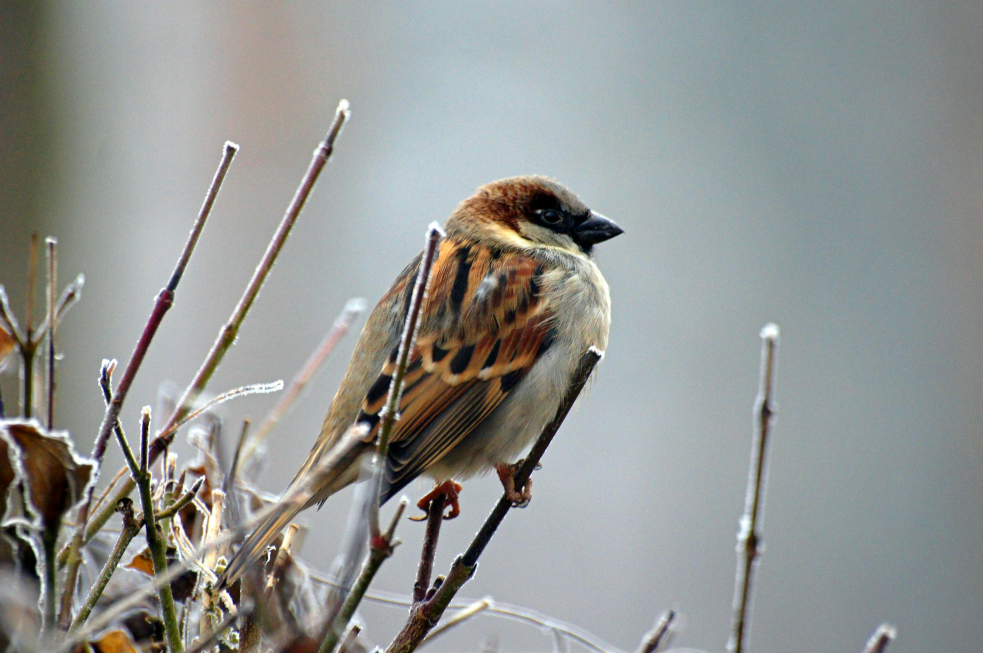
#> input picture Lab Experiments/Exp-3/image.jpg, 4912 x 3264 px (shown at 1/5 size)
$ jupyter execute Exp-3.ipynb
#> lines starting #> are read from the running program, lines starting #| are printed output that depends on the picture
# Create a grayscale image and rgb image using opencv

[cell 1]
import cv2

def resize_image_with_aspect_ratio(image_path, width=None, height=None, inter=cv2.INTER_AREA):
    """
    Resizes an image while maintaining the aspect ratio.

    :param image_path: Path to the input image file
    :param width: Desired width of the resized image (optional)
    :param height: Desired height of the resized image (optional)
    :param inter: Interpolation method (default is cv2.INTER_AREA)
    :return: Resized image
    """
#> called with image_path = 'image.jpg', width = 500, inter = 3
    # Load the image
    image = cv2.imread(image_path)
#> image is the input picture: shape (3264, 4912, 3); mean B, G, R 146.9, 149.5, 146.6
    if image is None:
        print("Error: Unable to load the image. Check the path.")
        return None

    (h, w) = image.shape[:2]
#> h = 3264; w = 4912

    # If both width and height are None, return the original image
    if width is None and height is None:
        return image

    # Calculate the target dimensions while maintaining the aspect ratio
    if width is not None:
        aspect_ratio = width / float(w)
#> aspect_ratio = 0.102
        dim = (width, int(h * aspect_ratio))
#> dim = (500, 332)
    else:
        aspect_ratio = height / float(h)
        dim = (int(w * aspect_ratio), height)

    # Resize the image
    resized = cv2.resize(image, dim, interpolation=inter)
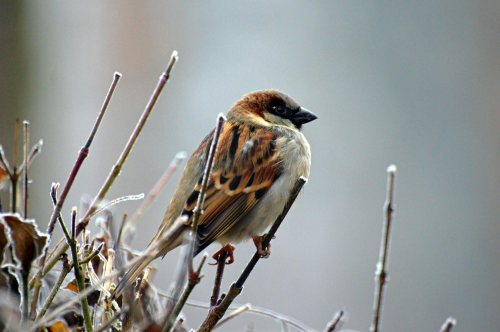
#> resized: shape (332, 500, 3); mean B, G, R 146.9, 149.5, 146.6

    return resized

def crop_image(image_path, x, y, width, height):
    """
    Crops a region from an image.

    :param image_path: Path to the input image file
    :param x: X-coordinate of the top-left corner of the crop rectangle
    :param y: Y-coordinate of the top-left corner of the crop rectangle
    :param width: Width of the crop rectangle
    :param height: Height of the crop rectangle
    :return: Cropped image
    """
#> called with image_path = 'image.jpg', x = 100, y = 50, width = 200, height = 150
    # Load the image
    image = cv2.imread(image_path)
    if image is None:
        print("Error: Unable to load the image. Check the path.")
        return None

    # Calculate the cropping boundaries
    cropped = image[y:y+height, x:x+width]
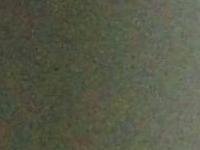
#> cropped: shape (150, 200, 3); mean B, G, R 71.4, 89.7, 86.4

    return cropped

# Example usage for resizing
image_path = "image.jpg"  # Replace with your image path
output_path_resized = "resized_image.jpg"  # Replace with the desired output path

# Resize by specifying width or height
resized_image = resize_image_with_aspect_ratio(image_path, width=500)  # Resize to a width of 500 pixels

if resized_image is not None:
    # Save the resized image
    cv2.imwrite(output_path_resized, resized_image)
    print(f"Resized image saved to: {output_path_resized}")

    # Optionally, display the resized image
    cv2.imshow("Resized Image", resized_image)


# Example usage for cropping
output_path_cropped = "obj3/crop.jpg"  # Replace with the desired output path
cropped_image = crop_image(image_path, x=100, y=50, width=200, height=150)  # Crop a region

if cropped_image is not None:
    # Save the cropped image
    cv2.imwrite(output_path_cropped, cropped_image)
    print(f"Cropped image saved to: {output_path_cropped}")

    # Optionally, display the cropped image
    cv2.imshow("Cropped Image", cropped_image)
    cv2.waitKey(0)
    cv2.destroyAllWindows()
